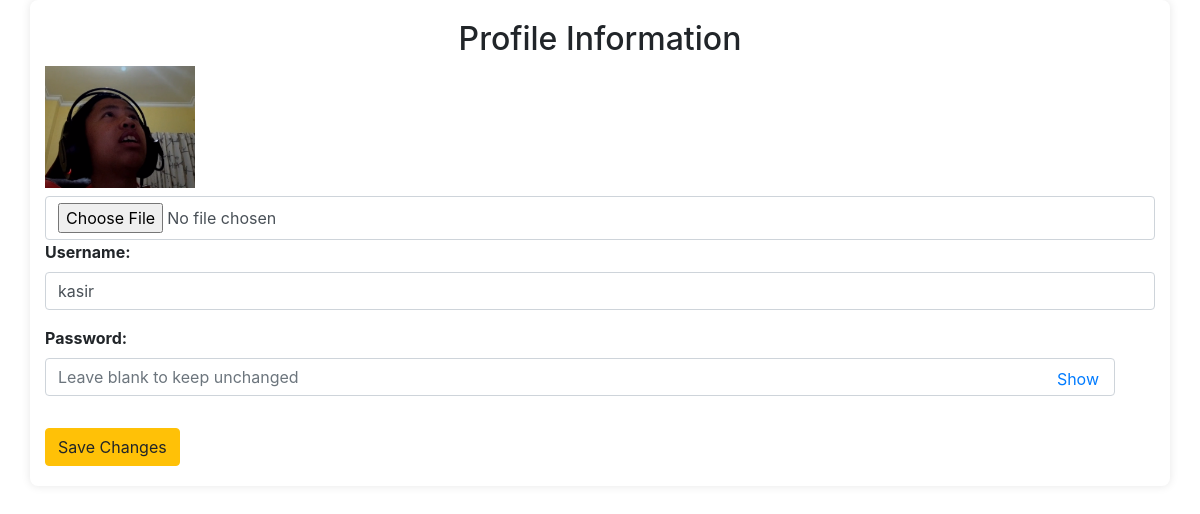
The app's page /profile_cashier.php (signed in) with its own data.
### tables this page shows
CREATE TABLE `users` (
  `id` varchar(10) NOT NULL,
  `username` varchar(50) NOT NULL,
  `password` varchar(255) NOT NULL,
  `role` enum('chef','waiter','cashier','admin','manager') NOT NULL,
  `picture` varchar(100) NOT NULL
);

### profile_cashier.php (the view, shortened to what this page needs)
<?php
include 'db_connect.php';
$userId = $_SESSION['user_id'];
$sql = "SELECT id, username, role, picture, password FROM users WHERE id = ?";
$stmt = $conn->prepare($sql);
$stmt->bind_param("s", $userId);
$stmt->execute();
$result = $stmt->get_result();
if ($result->num_rows > 0) {
    $row = $result->fetch_assoc();
    $username = $row['username'];
    $picture = $row['picture'];
} else {
    echo "User not found.";
    exit();
}
?>
<!DOCTYPE html>
<html lang="en">
<head>
    <link rel="stylesheet" href="style/manage.css">
    <link rel="stylesheet" href="https://maxcdn.bootstrapcdn.com/bootstrap/4.0.0/css/bootstrap.min.css">
</head>
<body>
    <div class="container">
        <div class="profile-container">
            <h2>Profile Information</h2>
            <form action="profile_cashier.php" method="post" enctype="multipart/form-data">
                <div class="profile-picture">
                    <img src="<?php echo htmlspecialchars($picture); ?>" alt="Profile Picture" width="150">
                    <input type="file" name="picture" class="form-control mt-2">
                </div>
                <div class="profile-details">
                    <div class="form-group">
                        <label for="username"><strong>Username:</strong></label>
                        <input type="text" name="username" id="username" class="form-control" value="<?php echo htmlspecialchars($username); ?>" required>
                    </div>
                    <div class="form-group password-container">
                        <label for="password"><strong>Password:</strong></label>
                        <input type="password" name="password" id="password" class="form-control" placeholder="Leave blank to keep unchanged">
                        <button type="button" class="toggle-btn" id="togglePassword">Show</button>
                    </div>
                    <button type="submit" class="btn btn-warning mt-3">Save Changes</button>
                </div>
            </form>
        </div>
    </div>
</body>
</html>

### style/manage.css (style rules this page uses)
body, h2, h3, p { margin: 0; padding: 0; }
body { font-family: Arial, sans-serif; background-color: rgba(0, 0, 0, 0.3); color: #333; line-height: 1.6; }
.container { max-width: 800px; margin: auto; padding: 20px; background-color: #fff; border-radius: 8px; box-shadow: 0 0 10px rgba(0, 0, 0, 0.1); }
h2 { margin-bottom: 20px; color: #444; font-size: 24px; text-align: center; }

### profile_cashier.php (style rules this page uses)
.password-container { position: relative; }
.password-container input[type="password"] { width: calc(100% - 40px); padding-right: 40px; }
.password-container .toggle-btn { position: absolute; right: 50px; top: 75%; transform: translateY(-50%); border: none; background: none; cursor: pointer; color: #007bff; font-size: 1rem; }

### records on screen
users: picture (picture), username "kasir"
